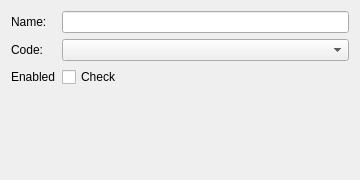
<?xml version="1.0" encoding="UTF-8"?>
<ui version="4.0"><class>Dialog</class>
 <widget class="QDialog" name="Dialog">
  <property name="geometry"><rect><x>0</x><y>0</y><width>360</width><height>180</height></rect></property>
  <property name="windowTitle"><string>Form basic</string></property>
  <layout class="QFormLayout" name="formLayout">
   <item row="0" column="0"><widget class="QLabel" name="label_1"><property name="text"><string>Name:</string></property></widget></item>
   <item row="0" column="1"><widget class="QLineEdit" name="lineEdit_1"/></item>
   <item row="1" column="0"><widget class="QLabel" name="label_2"><property name="text"><string>Code:</string></property></widget></item>
   <item row="1" column="1"><widget class="QComboBox" name="comboBox_1"/></item>
   <item row="2" column="0"><widget class="QLabel" name="label_3"><property name="text"><string>Enabled</string></property></widget></item>
   <item row="2" column="1"><widget class="QCheckBox" name="checkBox_1"><property name="text"><string>Check</string></property></widget></item>
  </layout>
 </widget>
</ui>
